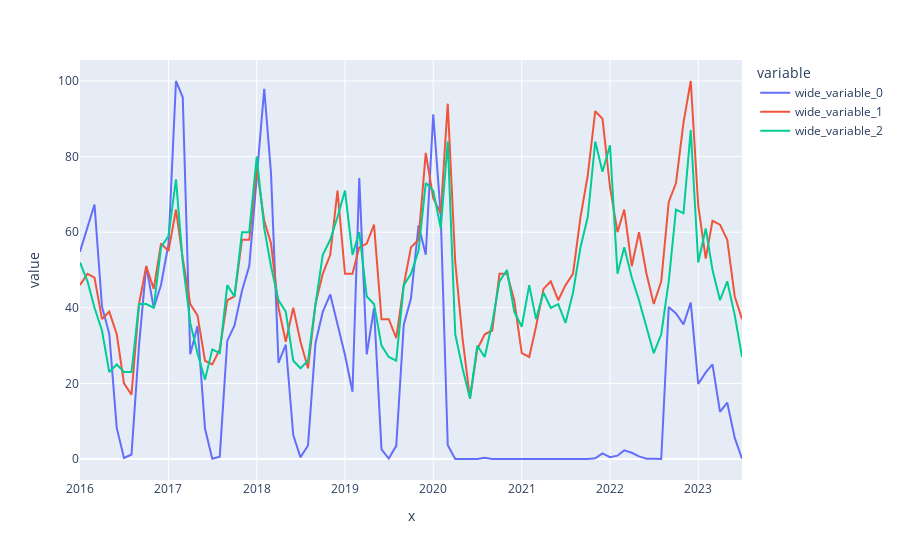

Notebook code cell kept with this figure:
### Code cell
px.line(x=dd['date'],y=[dd['flu'],dd['cough'],dd['cold']]).show()
